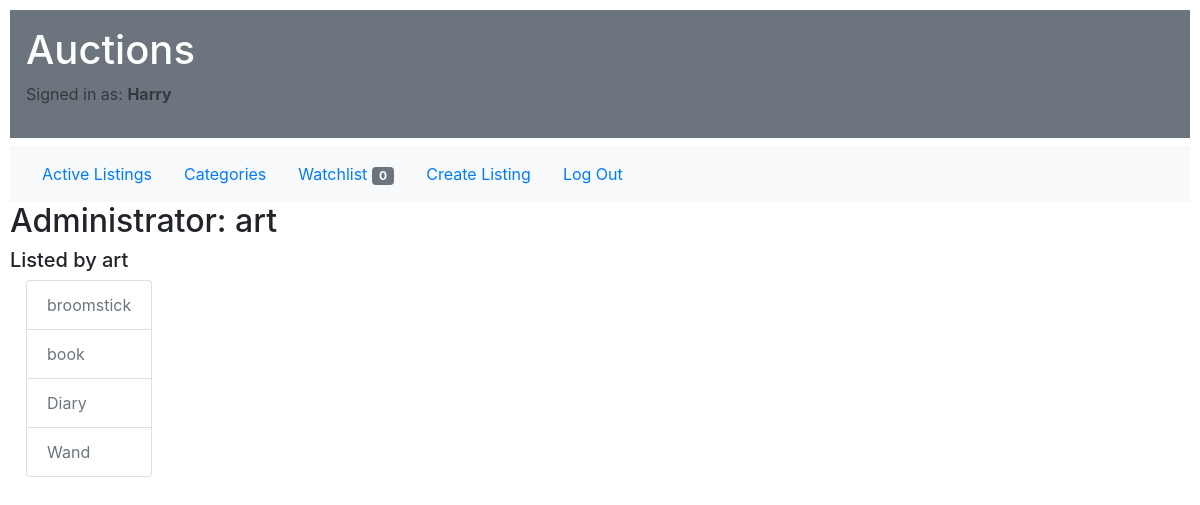
The app's page /user/3 (signed in) with its own data.
### auctions/models.py (models this page shows, shortened)
class User(AbstractUser):
    pass

class Listing(models.Model):
    title = models.CharField(max_length=64)
    description = models.CharField(max_length=500)
    image_url = models.URLField(blank=True)
    NO_CATEGORY = 'NO'
    FASHION = 'FS'
    TOYS = 'TY'
    ELECTRONICS = 'EL'
    HOME = 'HM'
    MAGIC_THINGS = 'MG'
    SPORT = 'SP'
    CATEGORY_CHOICES = [
        (NO_CATEGORY, 'No category'), (FASHION, 'Fashion'), (TOYS, 'Toys'), (ELECTRONICS, 'Electronics'),
        (HOME, 'Home'), (MAGIC_THINGS, 'Magic things'), (SPORT, "Sport")
    ]
    category = models.CharField(max_length=2, choices=CATEGORY_CHOICES, default=NO_CATEGORY)
    current_price = models.FloatField(default=0)
    date_of_creating = models.DateTimeField(auto_created=True, default="2000-01-01 00:00")
    is_active = models.BooleanField(default=True)
    owner = models.ForeignKey(User, on_delete=models.CASCADE, related_name="listings")

### auctions/views.py (the view)
# urls.py: path("user/<int:user_id>", views.user, name="user")
def user(request, user_id):
    try:
        user = User.objects.get(pk = user_id)
    except User.DoesNotExist:
        raise Http404("User not found.")
    wins = []
    listings = []
    for listing in Listing.objects.all():
        if listing.bids.count()>0 and listing.bids.latest('id').bidder.id == user_id and listing.is_active == False:
            wins.append(listing)
        if listing.owner.id == user_id:
            listings.append(listing)
    return render(request, "auctions/user.html",{
        'is_staff': user.is_staff,
        'name': user.username,
        'wins': wins,
        'listings': listings,
        'my_page': request.user.id == user_id
    })

### auctions/context_processors.py (called while the page is built)
def add_variable_to_context(request):
    if request.user.is_authenticated:
        listings_in_watchlist = request.user.watchlist.listings.all().count()
    else:
        listings_in_watchlist = 0
    return {
        'listings_in_watchlist': listings_in_watchlist
    }

### auctions/templates/auctions/user.html (shortened to what this page needs)
{% extends "auctions/layout.html" %}
{% block body %}
    {% if is_staff %}
    <h2>Administrator: {{name}}</h2>
    {% else %}
    <h2>User: {{name}}</h2>
    {% endif %}
    {% if my_page %}
        <h5>My listings</h5>
    {% else %}
        <h5>Listed by {{name}}</h5>
    {% endif %}
    <ul class="ml-3 list-group" style="width: max-content;">
        {% for listing in listings %}
            <li class="list-group-item">
                <a class="text-secondary" href="{% url 'listing' listing.id %}">{{listing.title}}</a>
            </li>
        {% empty %}
            <li class="list-group-item">You haven't won any listing :(</li>
        {% endfor %}
    </ul>
{% endblock %}

### auctions/templates/auctions/layout.html (shortened to what this page needs)
{% load static %}
<!DOCTYPE html>
<html lang="en">
    <head>
        <link rel="stylesheet" href="https://stackpath.bootstrapcdn.com/bootstrap/4.4.1/css/bootstrap.min.css">
        <link href="{% static 'auctions/styles.css' %}" rel="stylesheet">
    </head>
    <body>
        <div class="p-3 mb-2 bg-secondary text-white">
            <h1>Auctions</h1>
            <div class="justify-content-end">
                    {% if user.is_authenticated %}
                        <p class="text-dark">Signed in as: <a href="{% url 'user' user.id %}" class="text-dark"><strong>{{ user.username }}</strong></a></p>
                    {% else %}
                        <p class="text-dark">Not signed in</p>
                    {% endif %}
            </div>
        </div>
        <nav class="navbar navbar-expand-lg navbar-light bg-light">
                <div class="collapse navbar-collapse" id="navbarSupportedContent">
                    <ul class="nav">
                        <li class="nav-item">
                            <a class="nav-link active" href="{% url 'index' %}">Active Listings</a>
                        </li>
                        {% if user.is_authenticated %}
                            <li class="nav-item">
                                <a class="nav-link" href="{% url 'categories' %}">Categories</a>
                            </li>
                            <li class="nav-item">
                                <a class="nav-link" href="{% url 'mywatchlist' %}">
                                    Watchlist
                                    <span class="bg-secondary badge badge-primary badge-pill rounded">{{listings_in_watchlist}}</span>
                                </a>
                            </li>
                            <li class="nav-item">
                                <a class="nav-link" href="{% url 'create' %}">Create Listing</a>
                            </li>
                            <li class="nav-item">
                                <a class="nav-link" href="{% url 'logout' %}">Log Out</a>
                            </li>
                        {% endif %}
                    </ul>
                </div>
            </nav>
        {% block body %}
        {% endblock %}
    </body>
</html>

### auctions/static/auctions/styles.css (style rules this page uses)
body { padding: 10px; }

### records on screen
User: username "Harry"
User: username "art"
Listing: title "broomstick"
Listing: title "book"
Listing: title "Diary"
Listing: title "Wand"

### other values on screen
{{ listings_in_watchlist }} "0"
